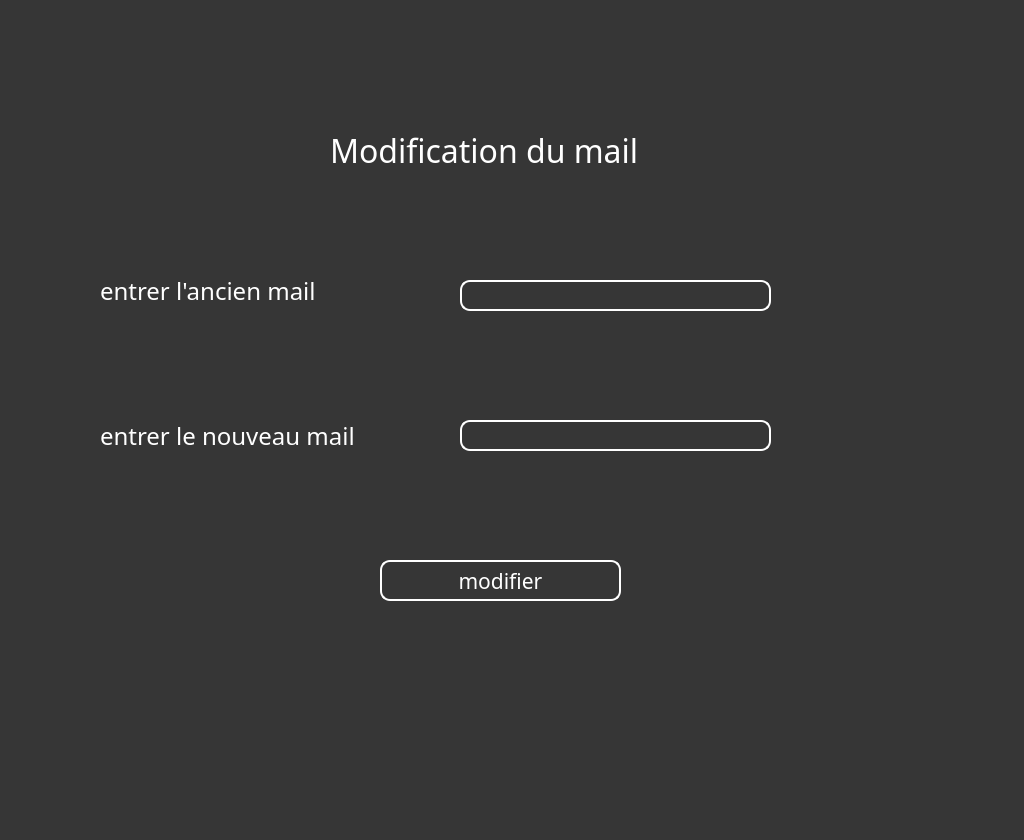
<?xml version="1.0" encoding="UTF-8"?>
<ui version="4.0">
 <class>modifier_mail</class>
 <widget class="QWidget" name="modifier_mail">
  <property name="geometry">
   <rect>
    <x>0</x>
    <y>0</y>
    <width>1024</width>
    <height>840</height>
   </rect>
  </property>
  <property name="maximumSize">
   <size>
    <width>1024</width>
    <height>840</height>
   </size>
  </property>
  <property name="windowTitle">
   <string>Form</string>
  </property>
  <property name="styleSheet">
   <string notr="true">background-color: qlineargradient(spread:repeat, x1:0, y1:0, x2:1, y2:0, stop:0 rgba(18, 178, 255, 254), stop:1 rgba(255, 255, 255, 255));
background-image: url(:/ressources/23.jpg);
background-color: rgb(54, 54, 54);
color: rgb(255, 255, 255);</string>
  </property>
  <widget class="QLabel" name="label">
   <property name="geometry">
    <rect>
     <x>100</x>
     <y>270</y>
     <width>291</width>
     <height>41</height>
    </rect>
   </property>
   <property name="font">
    <font>
     <family>Bahnschrift SemiLight</family>
     <pointsize>18</pointsize>
    </font>
   </property>
   <property name="styleSheet">
    <string notr="true">background:transparent;
color: rgb(255, 255, 255);

border-radius:10px</string>
   </property>
   <property name="text">
    <string>entrer l'ancien mail</string>
   </property>
  </widget>
  <widget class="QPushButton" name="modifmail">
   <property name="geometry">
    <rect>
     <x>380</x>
     <y>560</y>
     <width>241</width>
     <height>41</height>
    </rect>
   </property>
   <property name="font">
    <font>
     <family>Bahnschrift SemiLight</family>
     <pointsize>16</pointsize>
    </font>
   </property>
   <property name="styleSheet">
    <string notr="true">
color: rgb(255, 255, 255);
border:2px solid white;
border-radius:10px</string>
   </property>
   <property name="text">
    <string>modifier</string>
   </property>
  </widget>
  <widget class="QLineEdit" name="lmodifmail">
   <property name="geometry">
    <rect>
     <x>460</x>
     <y>280</y>
     <width>311</width>
     <height>31</height>
    </rect>
   </property>
   <property name="font">
    <font>
     <pointsize>12</pointsize>
    </font>
   </property>
   <property name="styleSheet">
    <string notr="true">background:transparent;
color: rgb(255, 255, 255);
border:2px solid white;
border-radius:10px</string>
   </property>
  </widget>
  <widget class="QLabel" name="label_2">
   <property name="geometry">
    <rect>
     <x>100</x>
     <y>410</y>
     <width>321</width>
     <height>51</height>
    </rect>
   </property>
   <property name="font">
    <font>
     <family>Bahnschrift SemiLight</family>
     <pointsize>18</pointsize>
    </font>
   </property>
   <property name="styleSheet">
    <string notr="true">background:transparent;
color: rgb(255, 255, 255);

border-radius:10px</string>
   </property>
   <property name="text">
    <string>entrer le nouveau mail</string>
   </property>
  </widget>
  <widget class="QLineEdit" name="lineEdit">
   <property name="geometry">
    <rect>
     <x>460</x>
     <y>420</y>
     <width>311</width>
     <height>31</height>
    </rect>
   </property>
   <property name="font">
    <font>
     <pointsize>12</pointsize>
    </font>
   </property>
   <property name="styleSheet">
    <string notr="true">background:transparent;
color: rgb(255, 255, 255);
border:2px solid white;
border-radius:10px</string>
   </property>
  </widget>
  <widget class="QLabel" name="label_3">
   <property name="geometry">
    <rect>
     <x>330</x>
     <y>120</y>
     <width>341</width>
     <height>61</height>
    </rect>
   </property>
   <property name="font">
    <font>
     <family>Agency FB</family>
     <pointsize>24</pointsize>
    </font>
   </property>
   <property name="styleSheet">
    <string notr="true">background:transparent;
color: rgb(255, 255, 255);

border-radius:10px</string>
   </property>
   <property name="text">
    <string>Modification du mail</string>
   </property>
  </widget>
 </widget>
 <resources>
  <include location="ressources.qrc"/>
 </resources>
 <connections/>
</ui>
